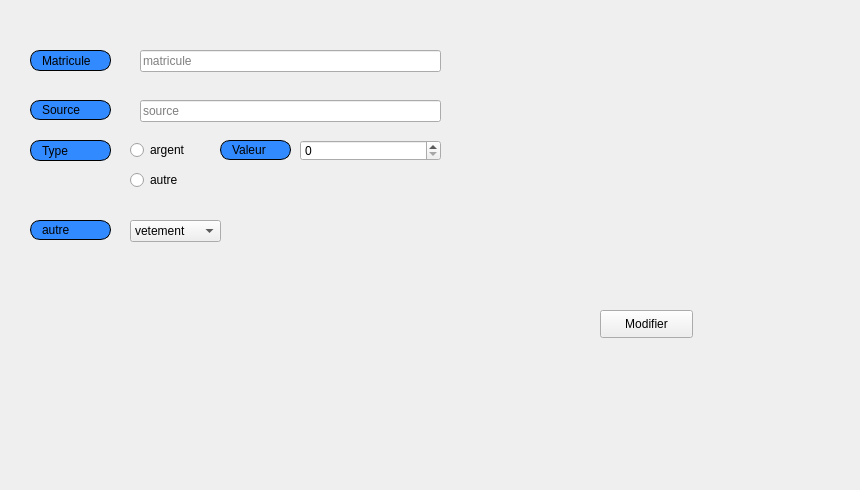
     <widget class="QWidget" name="tab_5">
      <attribute name="title">
       <string>Modifier</string>
      </attribute>
      <widget class="QLabel" name="label_6">
       <property name="geometry">
        <rect>
         <x>30</x>
         <y>50</y>
         <width>81</width>
         <height>21</height>
        </rect>
       </property>
       <property name="styleSheet">
        <string notr="true">border: 1px solid black;
border-radius: 10px;
padding: 0 8px;
background: #318aff;
font: bold, &quot;Arial&quot;;;
text-align:center;</string>
       </property>
       <property name="text">
        <string>Matricule </string>
       </property>
      </widget>
      <widget class="QLineEdit" name="matricule_modifier_don">
       <property name="geometry">
        <rect>
         <x>140</x>
         <y>50</y>
         <width>301</width>
         <height>22</height>
        </rect>
       </property>
       <property name="placeholderText">
        <string>matricule</string>
       </property>
      </widget>
      <widget class="QLabel" name="label_7">
       <property name="geometry">
        <rect>
         <x>30</x>
         <y>100</y>
         <width>81</width>
         <height>20</height>
        </rect>
       </property>
       <property name="styleSheet">
        <string notr="true">border: 1px solid black;
border-radius: 10px;
padding: 0 8px;
background: #318aff;
font: bold, &quot;Arial&quot;;;
text-align:center;</string>
       </property>
       <property name="text">
        <string>Source</string>
       </property>
      </widget>
      <widget class="QLineEdit" name="source_modifier_don">
       <property name="geometry">
        <rect>
         <x>140</x>
         <y>100</y>
         <width>301</width>
         <height>22</height>
        </rect>
       </property>
       <property name="text">
        <string/>
       </property>
       <property name="placeholderText">
        <string>source</string>
       </property>
      </widget>
      <widget class="QPushButton" name="modifier_don">
       <property name="geometry">
        <rect>
         <x>600</x>
         <y>310</y>
         <width>93</width>
         <height>28</height>
        </rect>
       </property>
       <property name="styleSheet">
        <string notr="true">#modifier_don{
font: bold, &quot;Arial&quot;;;     background-color: qlineargradient(x1: 0, y1: 0, x2: 0, y2: 1,
                                       stop: 0 #dadbde, stop: 1 #f6f7fa);
}
#modifier_don:pressed {
font: bold, &quot;Arial&quot;;;     background-color: qlineargradient(x1: 0, y1: 0, x2: 0, y2: 1,
                                       stop: 0 #dadbde, stop: 1 #fff07b);}

</string>
       </property>
       <property name="text">
        <string>Modifier</string>
       </property>
       <property name="icon">
        <iconset resource="ressources.qrc">
         <normaloff>:/images/img/B.png</normaloff>:/images/img/B.png</iconset>
       </property>
      </widget>
      <widget class="QLabel" name="label_23">
       <property name="geometry">
        <rect>
         <x>-20</x>
         <y>-20</y>
         <width>851</width>
         <height>481</height>
        </rect>
       </property>
       <property name="text">
        <string/>
       </property>
       <property name="pixmap">
        <pixmap resource="ressources.qrc">:/images/img/imf.jpg</pixmap>
       </property>
       <property name="scaledContents">
        <bool>true</bool>
       </property>
      </widget>
      <widget class="QLabel" name="label_34">
       <property name="geometry">
        <rect>
         <x>30</x>
         <y>220</y>
         <width>81</width>
         <height>20</height>
        </rect>
       </property>
       <property name="styleSheet">
        <string notr="true">border: 1px solid black;
border-radius: 10px;
padding: 0 8px;
background: #318aff;
font: bold, &quot;Arial&quot;;;
text-align:center;</string>
       </property>
       <property name="text">
        <string>autre</string>
       </property>
      </widget>
      <widget class="QComboBox" name="autre_modifier_don">
       <property name="geometry">
        <rect>
         <x>130</x>
         <y>220</y>
         <width>91</width>
         <height>22</height>
        </rect>
       </property>
       <item>
        <property name="text">
         <string>vetement</string>
        </property>
       </item>
       <item>
        <property name="text">
         <string>nourriture</string>
        </property>
       </item>
      </widget>
      <widget class="QRadioButton" name="argent_modifier">
       <property name="geometry">
        <rect>
         <x>130</x>
         <y>140</y>
         <width>97</width>
         <height>20</height>
        </rect>
       </property>
       <property name="text">
        <string>argent</string>
       </property>
      </widget>
      <widget class="QLabel" name="label_8">
       <property name="geometry">
        <rect>
         <x>30</x>
         <y>140</y>
         <width>81</width>
         <height>21</height>
        </rect>
       </property>
       <property name="styleSheet">
        <string notr="true">border: 1px solid black;
border-radius: 10px;
padding: 0 8px;
background: #318aff;
font: bold, &quot;Arial&quot;;;
text-align:center;</string>
       </property>
       <property name="text">
        <string>Type</string>
       </property>
      </widget>
      <widget class="QRadioButton" name="autre_modifier">
       <property name="geometry">
        <rect>
         <x>130</x>
         <y>170</y>
         <width>97</width>
         <height>20</height>
        </rect>
       </property>
       <property name="text">
        <string>autre</string>
       </property>
      </widget>
      <widget class="QLabel" name="label_9">
       <property name="geometry">
        <rect>
         <x>220</x>
         <y>140</y>
         <width>71</width>
         <height>20</height>
        </rect>
       </property>
       <property name="styleSheet">
        <string notr="true">border: 1px solid black;
border-radius: 10px;
padding: 0 8px;
background: #318aff;
font: bold, &quot;Arial&quot;;;
text-align:center;</string>
       </property>
       <property name="text">
        <string>Valeur </string>
       </property>
      </widget>
      <widget class="QSpinBox" name="valeur_modifier_don">
       <property name="geometry">
        <rect>
         <x>300</x>
         <y>140</y>
         <width>141</width>
         <height>21</height>
        </rect>
       </property>
      </widget>
      <zorder>label_23</zorder>
      <zorder>label_6</zorder>
      <zorder>matricule_modifier_don</zorder>
      <zorder>label_7</zorder>
      <zorder>source_modifier_don</zorder>
      <zorder>modifier_don</zorder>
      <zorder>label_34</zorder>
      <zorder>autre_modifier_don</zorder>
      <zorder>argent_modifier</zorder>
      <zorder>label_8</zorder>
      <zorder>autre_modifier</zorder>
      <zorder>label_9</zorder>
      <zorder>valeur_modifier_don</zorder>
     </widget>
